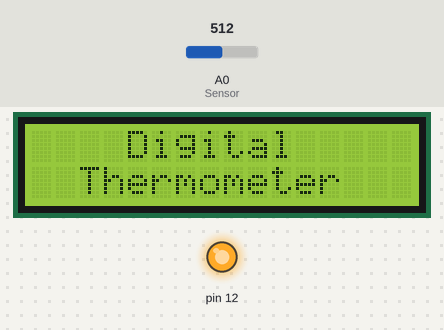
Recording of a sketch running on a simulated Arduino Uno, built with avr-gcc and run on an emulated ATmega328P. On the bench: 16×2 character LCD, output pins drawn as LEDs (lit = HIGH). Dashed ring = blinking. The inputs (shaded band) are chosen by the test bench; at power-on: A0 (Sensor) = 512.

Above: at 3.1 s.
At 7.2 s:
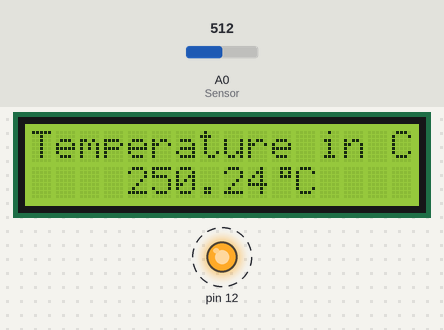
8.3 s: A0 (Sensor) set to 716
At 10.1 s:
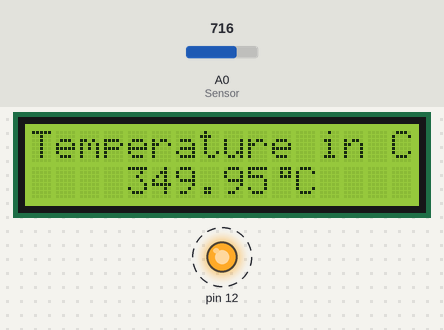
12.5 s: A0 (Sensor) set to 900
At 13.3 s:
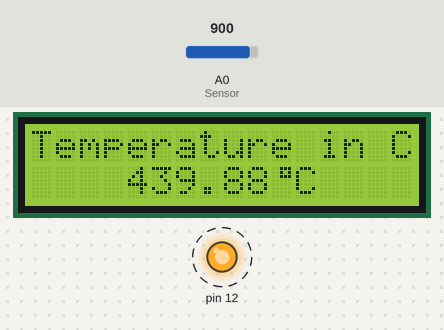
15.2 s: A0 (Sensor) set to 1023
At 16.5 s:
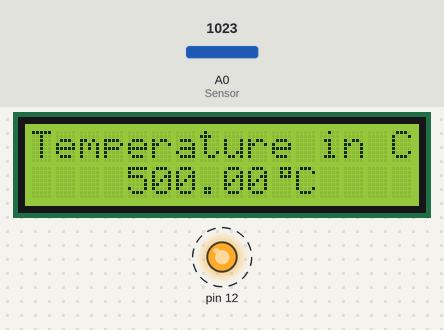
Timing chart, 0 to 24.5 s (numbered marks = the images above; inputs shaded):
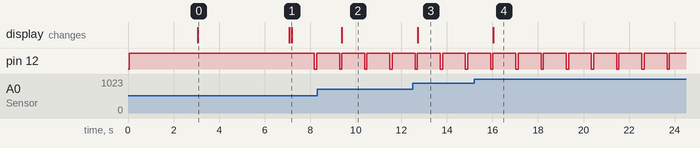

Measured:
- after the input at 8.3 s, the display: changes after 1.1 s (image 2)
- after the input at 12.5 s, the display: changes after 0.21 s (image 3)
- after the input at 15.2 s, the display: changes after 0.83 s (image 4)
- by itself, pin 12: alternates HIGH for 1.0 s and LOW for 0.10 s
- what the display in image 0 shows lasts 4.0 s, from 3.1 s to 7.1 s

The sketch:

Thermometer.ino
```cpp
#include<LiquidCrystal.h>
LiquidCrystal lcd(7,6,5,4,3,2);

const int Sensor = A0;
byte degree_symbol[8] =
              {
                0b00111,
                0b00101,
                0b00111,
                0b00000,
                0b00000,
                0b00000,
                0b00000,
                0b00000
              };
void setup()
{
  pinMode(12, OUTPUT);
  pinMode(Sensor, INPUT);
  lcd.begin(16,2);
  lcd.createChar(1, degree_symbol);
  lcd.setCursor(0,0);
  lcd.print("  TEAM XFINITY  ");
  digitalWrite(12, HIGH);
 // lcd.print("  suri_kumkaran ");
  lcd.setCursor(0,1);
 // lcd.print("     ROCKS     ");
  lcd.print("    Presents    ");
  delay(3000);
  lcd.setCursor(0,0);
  lcd.print("    Digital    ");
  lcd.setCursor(0,1);
  lcd.print("  Thermometer   ");
  delay(4000);
  lcd.clear();
}
void loop()
{

    float temp_reading=analogRead(Sensor);
    float temperature=temp_reading*(5.0/1023.0)*100;
    delay(100);
    digitalWrite(12, HIGH);
    lcd.clear();
    lcd.setCursor(0,0);
    lcd.print("Temperature in C");
    lcd.setCursor(4,1);
    lcd.print(temperature);
    lcd.write(1);
    lcd.print("C");
    delay(1000);
    digitalWrite(12, LOW);
}
```
